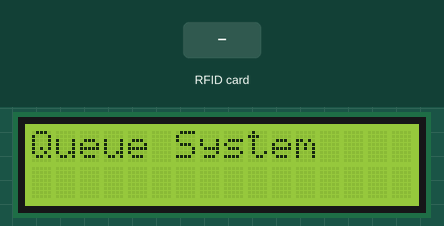
Simulated run of this sketch. Board: Arduino Uno, built with avr-gcc and run on an emulated ATmega328P. On the bench: 16×2 character LCD. The inputs (shaded band) are chosen by the test bench.

Above: at 0.2 s.
3.4 s: RFID card 5E 7A 19 C4 held to the reader
At 4.9 s:
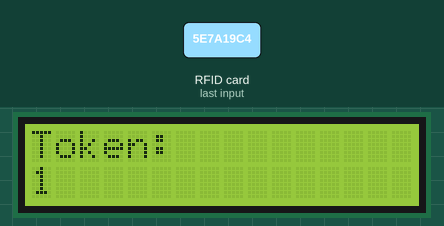
At 6.6 s:
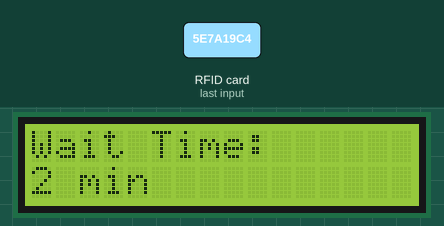
Timing chart, 0 to 8.1 s (numbered marks = the images above; inputs shaded):
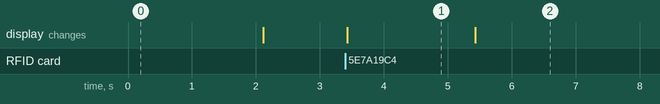

Measured:
- after the input at 3.4 s, the display: changes at once (image 1)
- what the display in image 1 shows lasts 2.0 s, from 3.4 s to 5.4 s

The sketch:

queue_system.ino
```cpp
#include <SPI.h>
#include <MFRC522.h>
#include <LiquidCrystal.h>

#define SS_PIN 10
#define RST_PIN 9

MFRC522 rfid(SS_PIN, RST_PIN);
LiquidCrystal lcd(7,6,5,4,3,2);

int token = 1;

void setup() {
  Serial.begin(9600);
  SPI.begin();
  rfid.PCD_Init();

  lcd.begin(16,2);
  lcd.print("Queue System");
  delay(2000);
  lcd.clear();
}

void loop() {
  if (!rfid.PICC_IsNewCardPresent()) return;
  if (!rfid.PICC_ReadCardSerial()) return;

  lcd.clear();
  lcd.print("Token:");
  lcd.setCursor(0,1);
  lcd.print(token);

  delay(2000);

  lcd.clear();
  lcd.print("Wait Time:");
  lcd.setCursor(0,1);
  lcd.print(token * 2);
  lcd.print(" min");

  token++;

  delay(3000);
}
```
